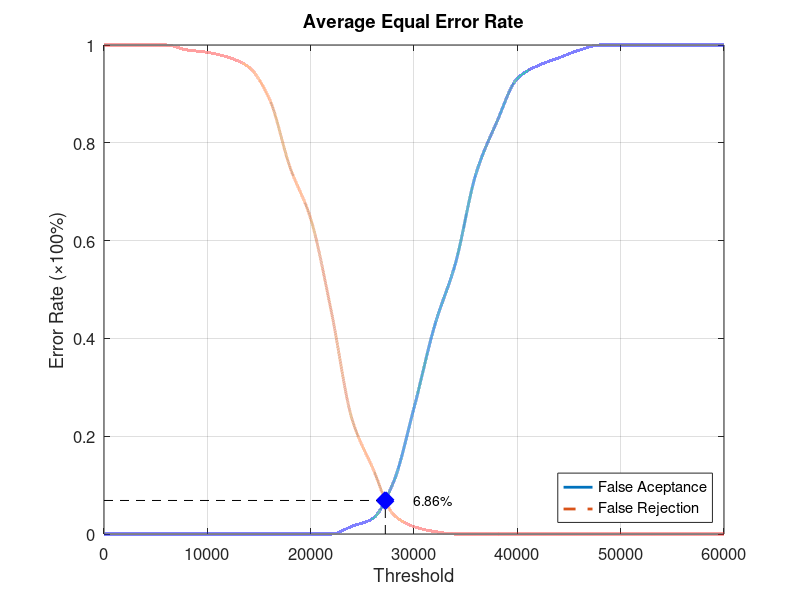
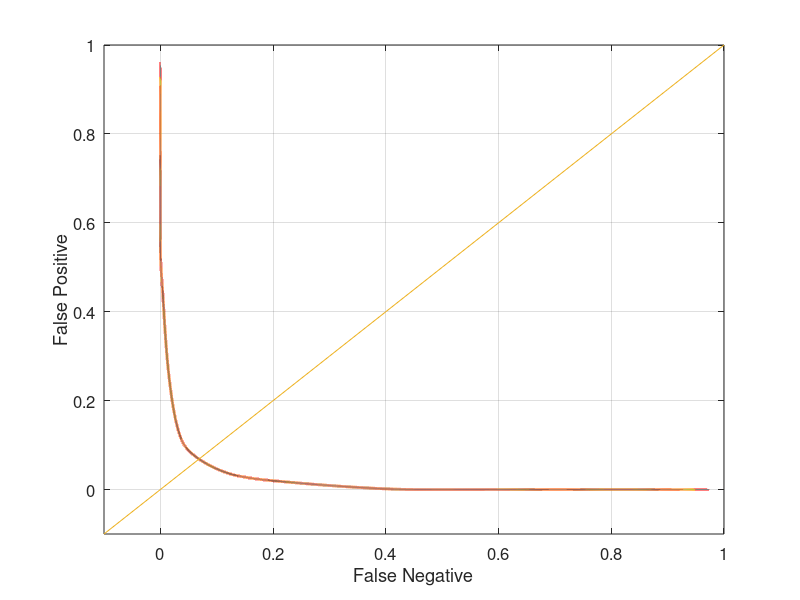

The MATLAB script that drew these images, in order:
function yEER = Database3_3
close all;
clear;
clc;
x = 0:2000:60000;
xq = 0:0.5:60000;

y0 = [0 0 0 0 0 0 0 0 0 0 0 0 0.0157895 0.0315789 0.105263 0.257895 0.426316 0.552632 0.736842 0.842105 0.931579 0.957895 0.973684 0.989474 1 1 1 1 1 1 1];
yy0 = interp1(x, y0, xq, 'pchip');
y1 = [1 1 1 1 0.99 0.985 0.975 0.955 0.89 0.75 0.645 0.455 0.235 0.135 0.04 0.015 0.005 0 0 0 0 0 0 0 0 0 0 0 0 0 0];
yy1 = interp1(x, y1, xq, 'pchip');

% Calculating EER: 
y2 = abs(y0 - y1);
find(y2 == min(y2))
yy2 = abs(yy0 - yy1);
xEER = find(yy2 == min(yy2));
xEERIndex = xq(xEER) % X-axis EER
yEER = yy0(xEER) % Y-axis EER

main = figure
plot(xq, yy0,'-','LineWidth', 2);	hold on
plot(xq, yy1,'--','LineWidth', 2);	hold on
plot([xEERIndex xEERIndex], [0 yEER], 'k--');	hold on
plot([0 xEERIndex], [yEER yEER], 'k--');	hold on
plot(xEERIndex, yEER, 'bx', 'LineWidth', 10);	hold on
text(xEERIndex + 10 * xEERIndex / 100, yEER, [num2str(round((10000 * yEER)) / 100) '%'])
legend('False Aceptance', 'False Rejection', 'Location', 'SouthEast')
xlabel('Threshold')
ylabel('Error Rate (\times100%)')
title('Average Equal Error Rate')
set(gca, 'FontSize', 12)
axis([0 60000 0 1])
grid on

print(main, 'Database3_3Main', '-dpng');
FNRxFPR = figure('Color', [1 1 1]);
plot(yy1, yy0, '-', yy1, yy0, 'LineWidth', 2);
hold on
y = -0.1:0.1:1
plot(y, y); 
set(gca, 'FontSize', 12)
xlabel('False Negative')
ylabel('False Positive')
axis([-0.1 1 -0.1 1])
set(gca, 'FontSize', 12)
grid on

print(FNRxFPR, 'Database3_3FNRxFPR','-dpng');
end
